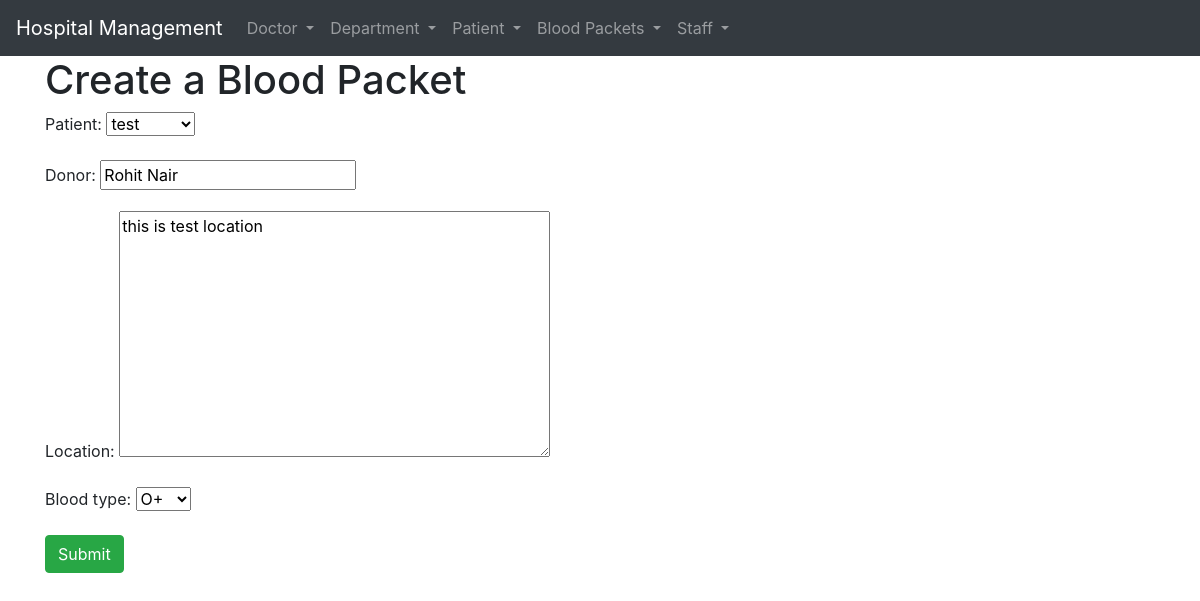
Page /1/update-blood/ on the earlier database version.
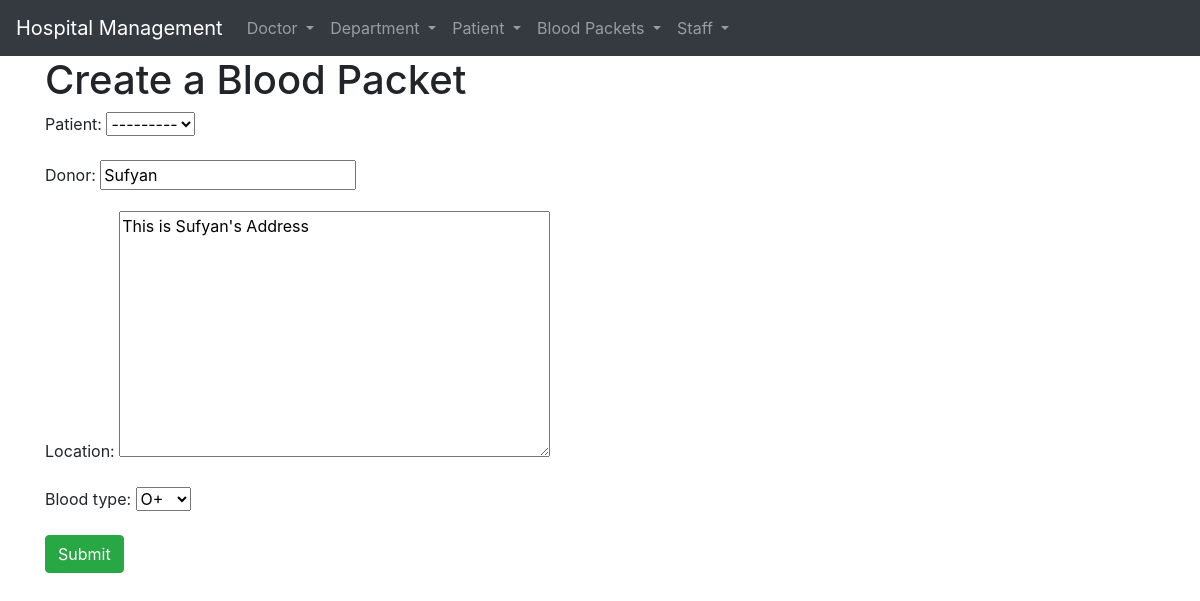
Same page on the later database version.
### BloodManagement/models.py (models this page shows, shortened)
class BloodPacket(models.Model):
    patient= models.OneToOneField(Patient,on_delete=models.SET_NULL,null=True,related_name='blood')
    donor = models.CharField(max_length=10)
    date = models.DateField(auto_now_add=True)
    location = models.TextField(max_length=50)
    blood_type = models.CharField(choices=BloodTypes,max_length=3)

### BloodManagement/views.py (the view)
# urls.py: path('<int:pk>/update-blood/',views.blood_update,name='blood-update'),
def blood_update(request,pk):
    if request.method == 'POST':
        form = CreateBloodForm(request.POST)
        if form.is_valid():
            patient = form.cleaned_data.get('patient')
            donor = form.cleaned_data.get('donor')
            location = form.cleaned_data.get('location')
            blood_type = form.cleaned_data.get('blood_type')
            BloodPacket.objects.filter(pk=pk).update(
                patient=patient,
                donor=donor,
                location=location,
                blood_type=blood_type
            )
            blood = BloodPacket.objects.get(pk=pk)
            return redirect('bloodmanagement:blood-detail',pk=blood.pk)
    else:
        blood = BloodPacket.objects.get(pk=pk)
        form = CreateBloodForm(initial={
            "patient":blood.patient,
            "donor":blood.donor,
            "location":blood.location,
            "blood_type":blood.blood_type,
        })
        return render(request,'blood_create.html',context={'form':form})

### BloodManagement/forms.py
class CreateBloodForm(forms.Form):
    patient = forms.ModelChoiceField(queryset=Patient.objects.all())
    donor = forms.CharField(max_length=10)
    location = forms.CharField(widget=forms.Textarea,max_length=50)
    blood_type = forms.ChoiceField(choices=BloodTypes)

### BloodManagement/models.py (called while the page is built)
    def __str__(self):
        return self.name

### BloodManagement/templates/blood_create.html (shortened to what this page needs)
{% extends 'base.html' %}
{% block content %}
<h1>Create a Blood Packet</h1>
<form method='POST'>
    {{form.as_p}}
    <input class="btn btn-success" type="submit" value="Submit">
</form>
{% endblock %}

Differences in the rows shown:
changed BloodPacket: patient "test" → "---------"; donor "Rohit Nair" → "Sufyan"; location "this is test location" → "This is Sufyan's Address"
